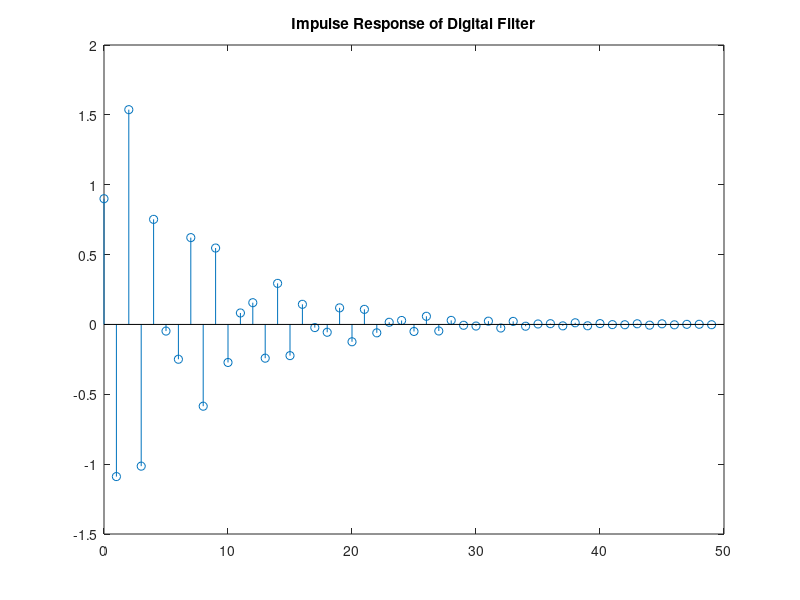

The MATLAB source for this figure:
clc;
clear all;
close all;
N1 = 50;
num1 = [0.9 -0.45 0.35 0.02];
den1 = [1.0 0.71 -0.46 -0.62];
y1 = impz (num1, den1, N1);
n2 = 0 : N1-1;
stem(n2, y1);
title ('Impulse Response of Digital Filter');
